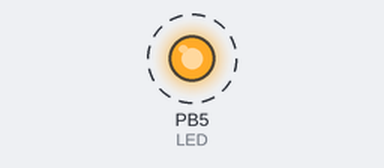
Simulated run of this program. Board: ATmega328P, built with avr-gcc and emulated at 16 MHz. Parts: output pins drawn as LEDs (lit = HIGH). Dashed ring = blinking. What the program prints to the serial monitor is not drawn.

Above: at 0.6 s.
Timing chart, 0 to 4.9 s (numbered marks = the images above):
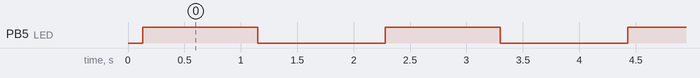

Measured:
- by itself, PB5 (LED): alternates HIGH for 1.0 s and LOW for 1.1 s

The program:

main.c
```c
/*
 * Serialprint.c
 *
 * Created: 10/10/2023 3:07:16 PM
 * Author :
 */

#define F_CPU 16000000UL
#define BAUD_RATE 9600
#define BAUD_PRESCALER (((16000000UL / (9600UL * 16UL))) - 1)

/*--------------------Libraries---------------------------*/
#include <stdlib.h>
#include <stdio.h>
#include <avr/io.h>
#include <util/delay.h>

#include "uart.h"

/*--------------------Variables---------------------------*/
char String[25];

/*-----------------------------------------------------------*/

int main(void) {
	UART_init(BAUD_PRESCALER);
	DDRB |= (1 << 5); // Set PORTB pin 5 as output. (pin 13 on Arduino UNO)
	while(1) {
		UART_putstring("Hello User!\r\n");
		_delay_ms(100);
		UART_putstring("LED ON for 1 sec\r\n");
		PORTB |= (1 << 5); // Turn on the LED
		_delay_ms(1000);
		UART_putstring("LED OFF for 1 sec\r\n");
		PORTB &= ~(1 << 5); // Turn off the LED
		_delay_ms(1000);
	}
}
```

uart.h
```c
#ifndef UART_H
#define UART_H

void UART_init(int prescale);

void UART_send( unsigned char data);

void UART_putstring(char* StringPtr);

#endif 
```

uart.c
```c
#include "uart.h"
#include <avr/io.h>


void UART_init(int BAUD_PRESCALER)
{

  /*Set baud rate */
  UBRR0H = (unsigned char)(BAUD_PRESCALER>>8);
  UBRR0L = (unsigned char)BAUD_PRESCALER;
  //Enable receiver and transmitter
  UCSR0B = (1<<RXEN0)|(1<<TXEN0);
  /* Set frame format: 2 stop bits, 8 data bits */
  UCSR0C = (1<<UCSZ01) | (1<<UCSZ00); // 8 data bits
  UCSR0C |= (1<<USBS0); // 2 stop bits
}

void UART_send(unsigned char data)
{
  // Wait for empty transmit buffer
  while(!(UCSR0A & (1<<UDRE0)));
  // Put data into buffer and send data
  UDR0 = data;

}

void UART_putstring(char* StringPtr)
{
  while(*StringPtr != 0x00)
  {
    UART_send(*StringPtr);
  StringPtr++;
  }
}
```
